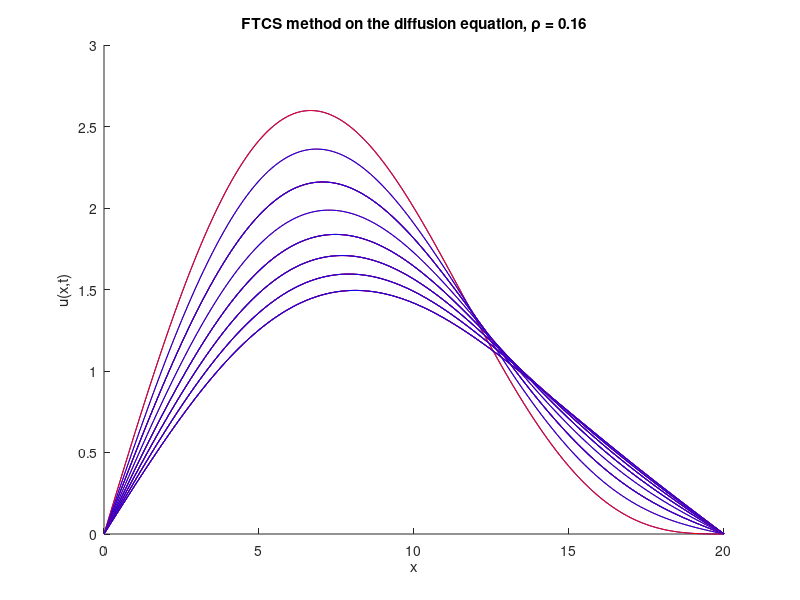

Here is the MATLAB script that generated this plot:
% FTCS on the heat equation
% Kevin Roberts
% 10-13-2024
clear all
close all
clc

% Set the parameters for the solution
L = 20; % length of solution domain (from zero)
J = 200; % number of grid points (not counting zero)
x = linspace(0, L, J+1); % set up a vector of x locations
dx = L/J; % size of a grid cell, delta x
D = 1; % diffusion coefficient
dt = 0.0016; % size of time step, delta t
p = D*dt/(dx^2) % defining the dimensionless combination to be p (rho)
T = 15; % duraction of simulation
N = round(T/dt); % number of times to iterate simuation to get to time T

% modifying the boundary conditions
b0 = 0; % left boundary condition
bL = 0; % right boundary condition

% Used for homogeneous bc
i_c_1 = 2*sin(x.*(pi/L)) + sin(x.*(2*pi/L));

% Used for b0 =0 and bL = 2
i_c_2 = x.*2/L + (2 - 4/pi)*sin(x.*(pi/L)) + sin(x.*(2*pi/L)) + 4/(9*pi)*sin(x.*(3*pi/L));

% Used for no-flux boundary and different IC
i_c_3 = 2*sin(x.*(pi/(2*L))) + sin(x.*(3*pi/(2*L)));

% setting the initial conditions for the various methods
exact0 = i_c_1;
FTCS0 = i_c_1;
exact = exact0;
FTCS = FTCS0;

%%%%%%%%%%%%%%%%%%%%%%%%%%%%%%%%%%%%%%%%%
% FTCS Method on the Diffusion Equation %
%%%%%%%%%%%%%%%%%%%%%%%%%%%%%%%%%%%%%%%%%
hold on, plot(x, FTCS0, 'b'), hold off % plot the IC

% if we want to compare with the exact solution
hold on, plot(x, exact0, 'r'), hold off

% add labels to the plot
xlabel('x'), ylabel('u(x,t)')
title(['FTCS method on the diffusion equation, \rho = ' num2str(D*dt/(dx^2))])

for n = 2:N % beginning the for time loop
    
    t = n * dt;    % Current time
    
    for j = 1:J+1 % begin spatial loop; note that j = 1 is x = 0    
        
        % the if and the else if statement handle the boundary conditions
        if j == 1
            FTCSn(j) = b0;
        elseif j == J+1   
            FTCSn(j) = bL;

            % % for the no flux boundary
            % FTCSn(j) = FTCS(j) + p*(FTCS(j-1) - 2*FTCS(j) + FTCS(j));
        else
            FTCSn(j) = FTCS(j) + p*(FTCS(j-1) - 2*FTCS(j) + FTCS(j+1));
        end
        
    end % ending the spatial loop
    
    % evaluating the exact solution (for b0 = 0 and bL = 0)
    exactn = 2*exp(-pi^2*D*n*dt/L^2)*sin(x.*(pi/L)) + exp(-4*pi^2*D*n*dt/L^2)*sin(x.*(2*pi/L))
    
    % % evaluating the exact solution (for b0 = 0 and bL = 0)
    % exactn = x.*(2/L) + (2-4\pi)*exp(-pi^2*D*n*dt/L^2)*sin(x.*(pi/L)) + exp(-4*pi^2*D*n*dt/L^2)*sin(x.*(2*pi/L)) + 4/(9*pi)*exp(-9*pi^2*D*n*dt/L^2)*sin(x.*(3*pi/L))
    
    % % evaluating the exact solution for no-flux
    % exactn = 2*exp(-pi^2*D*n*dt/(4*L^2))*sin(x.*(pi/(2*L))) + exp(-9*pi^2*D*n*dt/(4*L^2))*sin(x.*(3*pi/(2*L)))

    % to see results as an animation uncomment the line below and comment
    % the if - end statement
    % plot(x,u0,'r',x,crankn,'b'), pause(.1) % plots the next calculated time slice and the IC for reference. Makes this an animation
    if mod(n*dt,2) < dt % check if current time is close to a multiple of 2
        hold on, plot(x,exactn, 'r'), hold off % for plotting the exact
        hold on, plot(x,FTCSn,'b'), hold off % if so, add a plot of current solution to existing plot
    end
    
    FTCS = FTCSn; % reset present solution for next time step
end % end time loop
